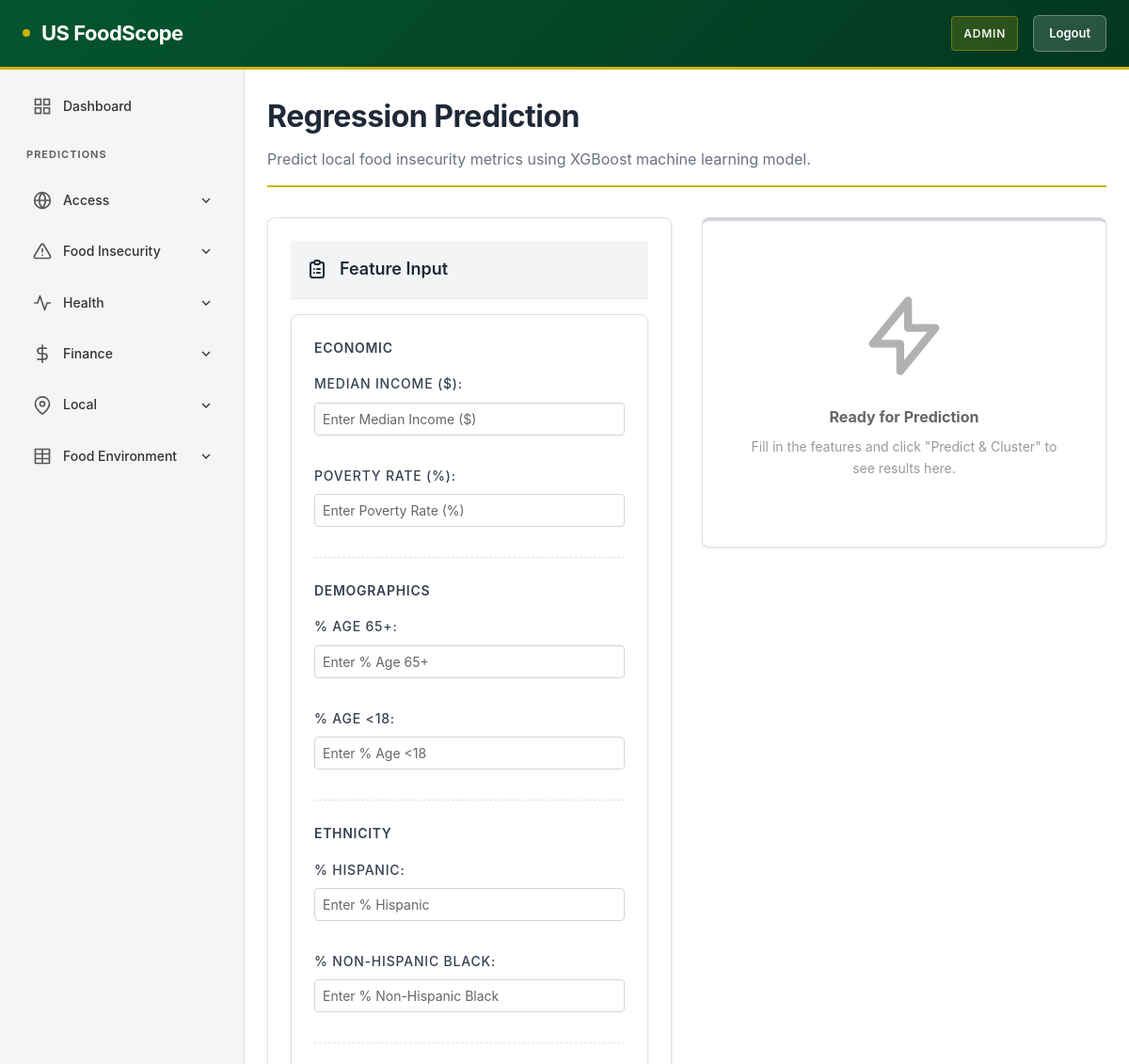
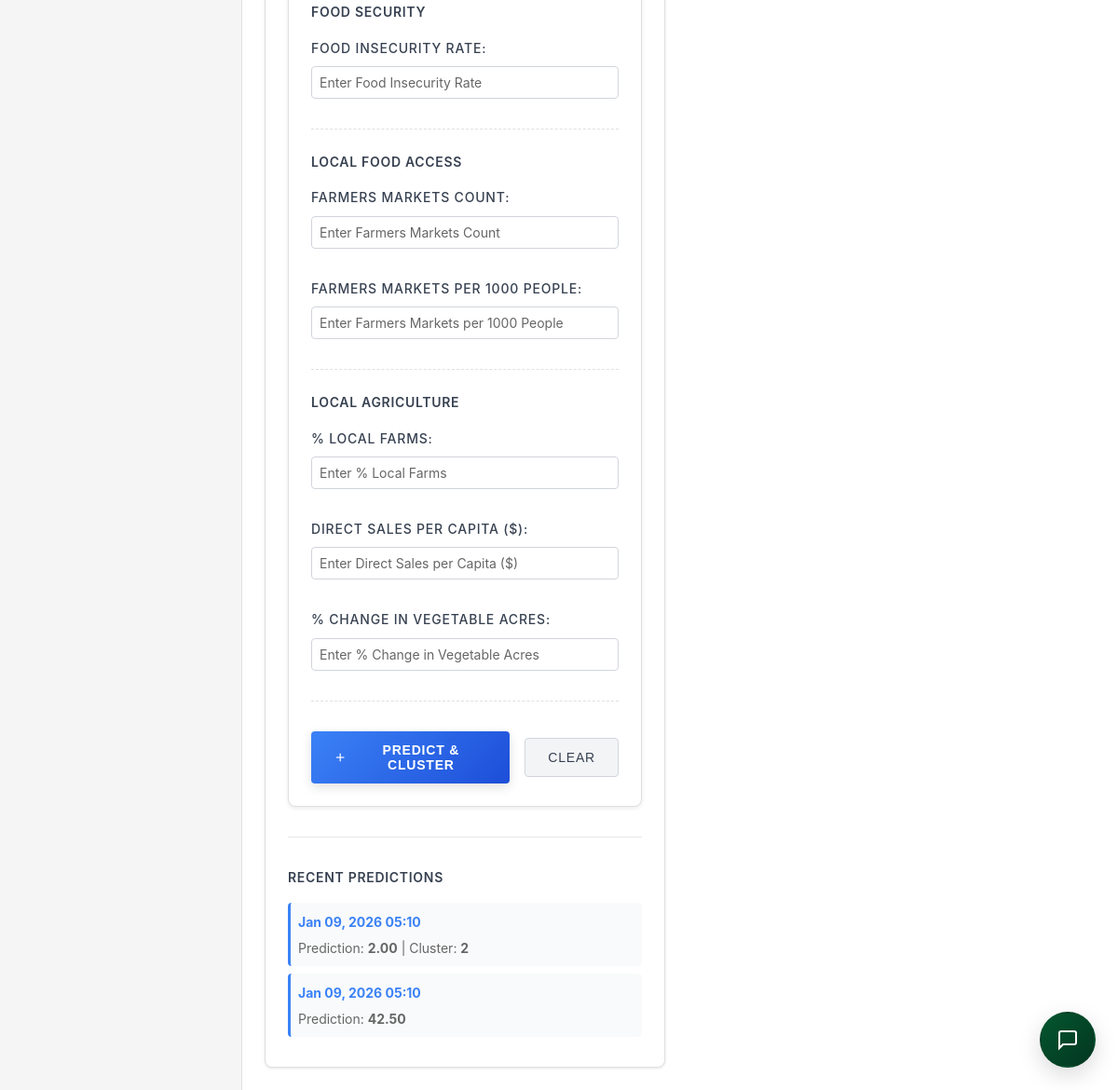
The app's page /local/regression/ (signed in) with its own data (2 pictures, top to bottom).
### users/models.py (models this page shows, shortened)
class CustomUser(AbstractUser):
    ROLE_CHOICES = [
        ('ADMIN', 'Admin'),
        ('ACCESS_INSECURITY_MANAGER', 'Access Insecurity Manager'),
        ('HEALTH_MANAGER', 'Health Manager'),
        ('FINANCE_MANAGER', 'Finance Manager'),
        ('LOCAL_ENVIRONMENT_MANAGER', 'Local Environment Manager'),
    ]
    role = models.CharField(
        max_length=30,
        choices=ROLE_CHOICES,
        help_text='User role determines access permissions'
    )
    profile_image = models.FileField(
        upload_to='profile_images/',
        blank=True,
        null=True,
        help_text='Optional profile picture'
    )
    email = models.EmailField(unique=True, blank=False)
    first_name = models.CharField(max_length=150, blank=False)
    last_name = models.CharField(max_length=150, blank=False)
    class Meta:
        verbose_name = 'User'
        verbose_name_plural = 'Users'
    def is_admin(self):
        return self.role == 'ADMIN'
    def can_access_section(self, section_name):
        if self.is_admin():
            return True
    @property
    def can_access_access(self):
        return self.can_access_section('access')
    @property
    def can_access_insecurity(self):
        return self.can_access_section('insecurity')
    @property
    def can_access_health(self):
        return self.can_access_section('health')
    @property
    def can_access_finance(self):
        return self.can_access_section('finance')
    @property
    def can_access_local(self):
        return self.can_access_section('local')
    @property
    def can_access_food_env(self):
        return self.can_access_section('food_env')

### local/models.py (models this page shows, shortened)
class RegressionPredictionHistory(models.Model):
    user = models.ForeignKey(
        settings.AUTH_USER_MODEL,
        on_delete=models.CASCADE,
        related_name='local_regression_predictions'
    )
    input_data = models.JSONField(default=dict, blank=True, help_text="Full form input data")
    prediction_value = models.FloatField(help_text="Predicted value from regression model")
    confidence_score = models.FloatField(null=True, blank=True, help_text="Model confidence/R² score")
    cluster_assigned = models.IntegerField(null=True, blank=True, help_text="Cluster assignment")
    cluster_probability = models.FloatField(null=True, blank=True, help_text="Probability of cluster assignment")
    created_at = models.DateTimeField(auto_now_add=True)
    updated_at = models.DateTimeField(auto_now=True)
    class Meta:
        ordering = ['-created_at']
        verbose_name_plural = "Regression Prediction Histories"

### local/views.py (the view, shortened to what this page needs)
# urls.py: path('regression/', views.local_regression_view, name='local_regression'),
@prediction_access_required('local')
def local_regression_view(request):
    form = LocalRegressionForm()
    prediction_result = None
    cluster_result = None
    map_data = None
    error_message = None
    if request.method == 'GET':
        load_id = request.GET.get('load_id')
        initial_data = {}
        if initial_data:
            form = LocalRegressionForm(initial=initial_data)
    prediction_history = []
    if request.user.is_authenticated:
        prediction_history = RegressionPredictionHistory.objects.filter(
            user=request.user
        ).order_by('-created_at')[:5]
    field_groups = form.get_field_groups() if hasattr(form, 'get_field_groups') else {}
    cluster_info = None
    if cluster_result and 'cluster' in cluster_result:
        cluster_num = cluster_result.get('cluster')
        if cluster_num in CLUSTER_DESCRIPTIONS:
            cluster_info = CLUSTER_DESCRIPTIONS[cluster_num]
    context = {
        'form': form,
        'field_groups': field_groups,
        'prediction_result': prediction_result,
        'cluster_result': cluster_result,
        'cluster_info': cluster_info,
        'map_data': map_data,
        'error_message': error_message,
        'prediction_history': prediction_history,
    }
    return render(request, 'local/regression.html', context)

### us_foodscope/templates/local/regression.html (shortened to what this page needs)
{% extends 'base.html' %}
{% load static %}
{% block content %}
<div class="page-header mb-4">
    <h2>Regression Prediction</h2>
    <p class="page-description">Predict local food insecurity metrics using XGBoost machine learning model.</p>
</div>
<div class="dashboard-grid">
    <div class="input-panel">
        <div class="card">
            <div class="card-header">
                <h3 class="card-title">
                    <svg class="icon-lg" fill="none" viewBox="0 0 24 24" stroke="currentColor">
                        <path stroke-linecap="round" stroke-linejoin="round" stroke-width="2"
                            d="M9 5H7a2 2 0 00-2 2v12a2 2 0 002 2h10a2 2 0 002-2V7a2 2 0 00-2-2h-2M9 5a2 2 0 002 2h2a2 2 0 002-2M9 5a2 2 0 012-2h2a2 2 0 012 2m-3 7h3m-3 4h3m-6-4h.01M9 16h.01" />
                    </svg>
                    Feature Input
                </h3>
            </div>
            <form method="post" class="prediction-form" aria-label="Local food regression form">
                {% if field_groups %}
                    {% for category, fields in field_groups.items %}
                    <div class="form-section">
                        <h4 class="form-section-title">{{ category }}</h4>
                        <div class="grid-form">
                            {% for field in fields %}
                            <div class="form-group">
                                {{ field.label_tag }}
                                {{ field }}
                            </div>
                            {% endfor %}
                        </div>
                    </div>
                    {% endfor %}
                {% endif %}
                <div class="form-actions" style="display: flex; gap: 1rem; align-items: center; margin-top: 2rem;">
                    <button type="submit" class="submit-btn" style="flex: 1;">
                        <svg class="icon-sm" viewBox="0 0 24 24" fill="none" stroke="currentColor" stroke-width="2">
                            <polyline points="12 5 12 19"></polyline>
                            <polyline points="5 12 19 12"></polyline>
                        </svg>
                        Predict & Cluster
                    </button>
                    <button type="button" onclick="clearForm()" class="clear-btn">
                        Clear
                    </button>
                </div>
            </form>
            {% if prediction_history %}
            <div style="margin-top: 2rem; padding-top: 2rem; border-top: 1px solid #e5e7eb;">
                <h4 class="form-section-title">Recent Predictions</h4>
                <div class="history-list">
                    {% for history in prediction_history %}
                    <div class="history-item" style="padding: 0.5rem; margin-bottom: 0.5rem; background: #f9fafb; border-left: 3px solid #3b82f6; border-radius: 4px;">
                        <a href="?load_id={{ history.id }}" style="color: #3b82f6; text-decoration: none; font-size: 0.875rem;">
                            <strong>{{ history.created_at|date:"M d, Y H:i" }}</strong>
                        </a>
                        {% if history.prediction_value %}
                        <div style="font-size: 0.875rem; color: #666; margin-top: 0.25rem;">
                            Prediction: <strong>{{ history.prediction_value|floatformat:2 }}</strong>
                            {% if history.cluster_assigned %}
                            | Cluster: <strong>{{ history.cluster_assigned }}</strong>
                            {% endif %}
                        </div>
                        {% endif %}
                    </div>
                    {% endfor %}
                </div>
            </div>
            {% endif %}
        </div>
    </div>
    <div class="results-panel">
        {% if not prediction_result and not cluster_result and not error_message %}
        <div class="card empty-state">
            <div class="card-body" style="text-align: center; padding: 3rem 1rem;">
                <svg class="icon-lg" style="width: 100px; height: 100px; opacity: 0.3; margin-bottom: 1rem;"
                    fill="none" viewBox="0 0 24 24" stroke="currentColor">
                    <path stroke-linecap="round" stroke-linejoin="round" stroke-width="2"
                        d="M13 10V3L4 14h7v7l9-11h-7z" />
                </svg>
                <h4 style="color: #666; margin-bottom: 0.5rem;">Ready for Prediction</h4>
                <p style="color: #999; font-size: 0.875rem;">Fill in the features and click "Predict & Cluster" to see results here.</p>
            </div>
        </div>
        {% endif %}
    </div>
</div>
        </div>
{% endblock %}

### us_foodscope/templates/base.html (shortened to what this page needs)
{% load static %}
<!DOCTYPE html>
<html lang="en">
<head>
    <link rel="stylesheet" href="{% static 'css/style.css' %}">
    <link rel="stylesheet" href="{% static 'css/chatbot.css' %}">
</head>
<body>
    <div class="container">
        <nav class="navbar">
            <div class="navbar-content">
                <div class="navbar-brand">
                    <h1>US FoodScope</h1>
                </div>
                <div class="navbar-user">
                    <span class="user-role">{{ user.get_role_display }}</span>
                    <a href="{% url 'login' %}" class="logout-btn" style="text-decoration: none;">Logout</a>
                </div>
            </div>
        </nav>
        <div class="main-wrapper">
            <aside class="sidebar">
                <nav class="sidebar-nav">
                    <a href="{% url 'dashboard' %}"
                        class="nav-item {% if request.resolver_match.url_name == 'dashboard' %}active{% endif %}"
                        aria-label="Dashboard">
                        <svg class="nav-icon" viewBox="0 0 24 24" fill="none" stroke="currentColor" stroke-width="2">
                            <rect x="3" y="3" width="7" height="7"></rect>
                            <rect x="14" y="3" width="7" height="7"></rect>
                            <rect x="14" y="14" width="7" height="7"></rect>
                            <rect x="3" y="14" width="7" height="7"></rect>
                        </svg>
                        Dashboard
                    </a>
                    <div class="nav-section-title">Predictions</div>
                    {% if user.can_access_access %}
                    <div class="nav-dropdown">
                        <div class="nav-item nav-dropdown-trigger" aria-label="Access Services" role="button"
                            tabindex="0">
                            Access
                            <svg class="dropdown-arrow" viewBox="0 0 24 24" fill="none" stroke="currentColor"
                                stroke-width="2">
                                <polyline points="6 9 12 15 18 9"></polyline>
                            </svg>
                        </div>
                    </div>
                    {% endif %}
     {% if user.can_access_insecurity %}
<div class="nav-dropdown">
    <div class="nav-item nav-dropdown-trigger" aria-label="Food Insecurity" role="button" tabindex="0">
        Food Insecurity
        <svg class="dropdown-arrow" viewBox="0 0 24 24" fill="none" stroke="currentColor"
            stroke-width="2">
            <polyline points="6 9 12 15 18 9"></polyline>
        </svg>
    </div>
</div>
{% endif %}
                    {% if user.can_access_health %}
                    <div class="nav-dropdown">
                        <div class="nav-item nav-dropdown-trigger" aria-label="Health Services" role="button"
                            tabindex="0">
                            <svg class="nav-icon" viewBox="0 0 24 24" fill="none" stroke="currentColor" stroke-width="2"
                                stroke-linecap="round" stroke-linejoin="round">
                                <path d="M22 12h-4l-3 9L9 3l-3 9H2"></path>
                            </svg>
                            Health
                            <svg class="dropdown-arrow" viewBox="0 0 24 24" fill="none" stroke="currentColor"
                                stroke-width="2">
                                <polyline points="6 9 12 15 18 9"></polyline>
                            </svg>
                        </div>
                    </div>
                    {% endif %}
                    {% if user.can_access_finance %}
                    <div class="nav-dropdown">
                        <div class="nav-item nav-dropdown-trigger" aria-label="Finance Services" role="button"
                            tabindex="0">
                            <svg class="nav-icon" viewBox="0 0 24 24" fill="none" stroke="currentColor" stroke-width="2"
                                stroke-linecap="round" stroke-linejoin="round">
                                <line x1="12" y1="1" x2="12" y2="23"></line>
                                <path d="M17 5H9.5a3.5 3.5 0 0 0 0 7h5a3.5 3.5 0 0 1 0 7H6"></path>
                            </svg>
                            Finance
                            <svg class="dropdown-arrow" viewBox="0 0 24 24" fill="none" stroke="currentColor"
                                stroke-width="2">
                                <polyline points="6 9 12 15 18 9"></polyline>
                            </svg>
                        </div>
                    </div>
                    {% endif %}
{% if user.can_access_local %}
                    <div class="nav-dropdown">
                        <div class="nav-item nav-dropdown-trigger" aria-label="Local Analysis" role="button"
                            tabindex="0">
                            <svg class="nav-icon" viewBox="0 0 24 24" fill="none" stroke="currentColor" stroke-width="2"
                                stroke-linecap="round" stroke-linejoin="round">
                                <path d="M21 10c0 7-9 13-9 13s-9-6-9-13a9 9 0 0 1 18 0z"></path>
                                <circle cx="12" cy="10" r="3"></circle>
                            </svg>
                            Local
                            <svg class="dropdown-arrow" viewBox="0 0 24 24" fill="none" stroke="currentColor"
                                stroke-width="2">
                                <polyline points="6 9 12 15 18 9"></polyline>
                            </svg>
                        </div>
                    </div>
                    {% endif %}
                    {% if user.can_access_food_env %}
                    <div class="nav-dropdown">
                        <div class="nav-item nav-dropdown-trigger" aria-label="Food Environment" role="button"
                            tabindex="0">
                            <svg class="nav-icon" viewBox="0 0 24 24" fill="none" stroke="currentColor" stroke-width="2"
                                stroke-linecap="round" stroke-linejoin="round">
                                <path d="M3 3h18v18H3zM21 9H3M21 15H3M12 3v18"></path>
                            </svg>
                            Food Environment
                            <svg class="dropdown-arrow" viewBox="0 0 24 24" fill="none" stroke="currentColor"
                                stroke-width="2">
                                <polyline points="6 9 12 15 18 9"></polyline>
                            </svg>
                        </div>
                    </div>
                    {% endif %}
                </nav>
            </aside>
            <main class="content">
                <div id="page-content">
                    {% block content %}
                    {% endblock %}
                </div>
        </div>
</body>
</html>

### records on screen
CustomUser: role "ADMIN"
RegressionPredictionHistory: created_at "Jan 09, 2026 05:10", prediction_value "2.00", cluster_assigned "2"
RegressionPredictionHistory: created_at "Jan 09, 2026 05:10", prediction_value "42.50"

### other values on screen
{{ category }} "ECONOMIC" "DEMOGRAPHICS" "ETHNICITY" "FOOD SECURITY" "LOCAL FOOD ACCESS" "LOCAL AGRICULTURE"
{{ field.label_tag }} "MEDIAN INCOME ($):" "POVERTY RATE (%):" "% AGE 65+:" "% AGE <18:" "% HISPANIC:" "% NON-HISPANIC BLACK:" "FOOD INSECURITY RATE:" "FARMERS MARKETS COUNT:" "FARMERS MARKETS PER 1000 PEOPLE:" "% LOCAL FARMS:" "DIRECT SALES PER CAPITA ($):" "% CHANGE IN VEGETABLE ACRES:"
